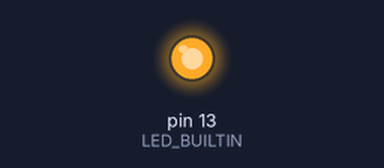
Bench run of a sketch on a simulated Arduino Uno, built with avr-gcc and run on an emulated ATmega328P. Parts: output pins drawn as LEDs (lit = HIGH).

Above: at 0.2 s.
At 48.2 s:
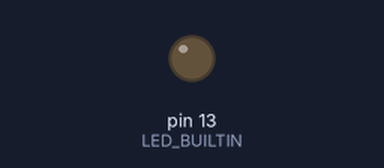
Timing chart, 0 to 54.6 s (numbered marks = the images above):
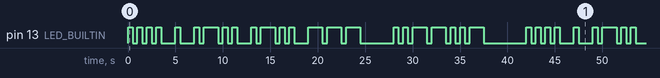

Measured:
- by itself, pin 13 (LED_BUILTIN): moves between LOW and HIGH, repeating every 42.0 s
- by itself, everything shown: repeats every 42.0 s, in 46 steps

The sketch:

morse.ino
```cpp
void dot() {
  // Dot
  digitalWrite(LED_BUILTIN, HIGH);
  delay(500);
  digitalWrite(LED_BUILTIN, LOW);
  delay(500);
}

void dash() {
  // Dash
  digitalWrite(LED_BUILTIN, HIGH);
  delay(1500);
  digitalWrite(LED_BUILTIN, LOW);
  delay(500);
}


void setup() {
  // initialize digital pin LED_BUILTIN as an output.
  pinMode(LED_BUILTIN, OUTPUT);
}

// the loop function runs over and over again forever
void loop() {

  // H
  dot();
  dot();
  dot();
  dot();

  delay(1000);

  // E
  dot();

  delay(1000);

  // L
  dot();
  dash();
  dot();
  dot();

  delay(1000);

  // L
  dot();
  dash();
  dot();
  dot();

  delay(1000);

  // O
  dash();
  dash();
  dash();

  delay(3000);

  // I
  dot();
  dot();

  // M
  dash();
  dash();

  // U
  dot();
  dot();
  dash();

  delay(4000);
}
```
